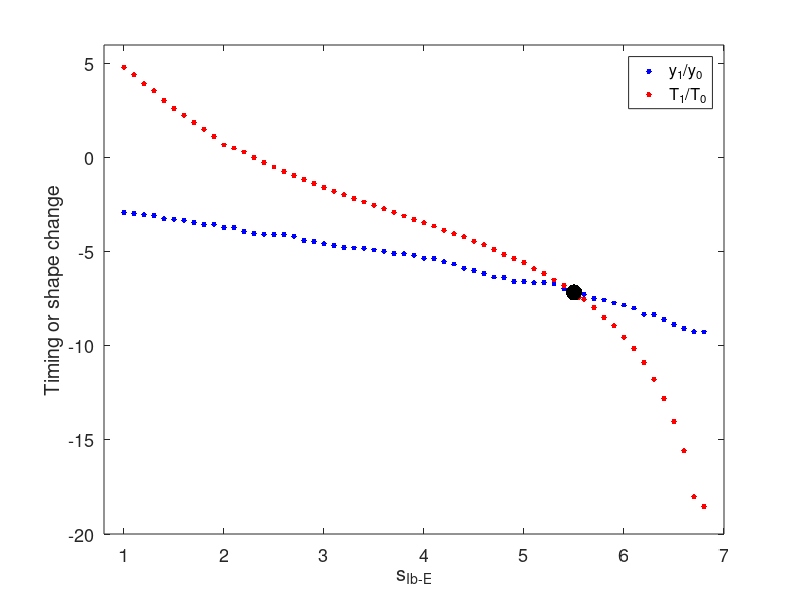

MATLAB code for this plot:
% Fig. 16

clear; clc; close all;

load s_Ibe.mat
figure
h1=plot(s_Ibe(:,1),s_Ibe(:,6),'.b','MarkerSize',12); hold on
h2=plot(s_Ibe(:,1),s_Ibe(:,9),'.r','MarkerSize',12); 
plot(s_Ibe(46,1),s_Ibe(46,6),'.k','MarkerSize',35); 
axis([0.8 7 -20 6]);
legend([h1 h2],'y_1/y_0','T_1/T_0');
xlabel('s_{Ib-E}'); ylabel('Timing or shape change');
set(gca,'FontSize',13);